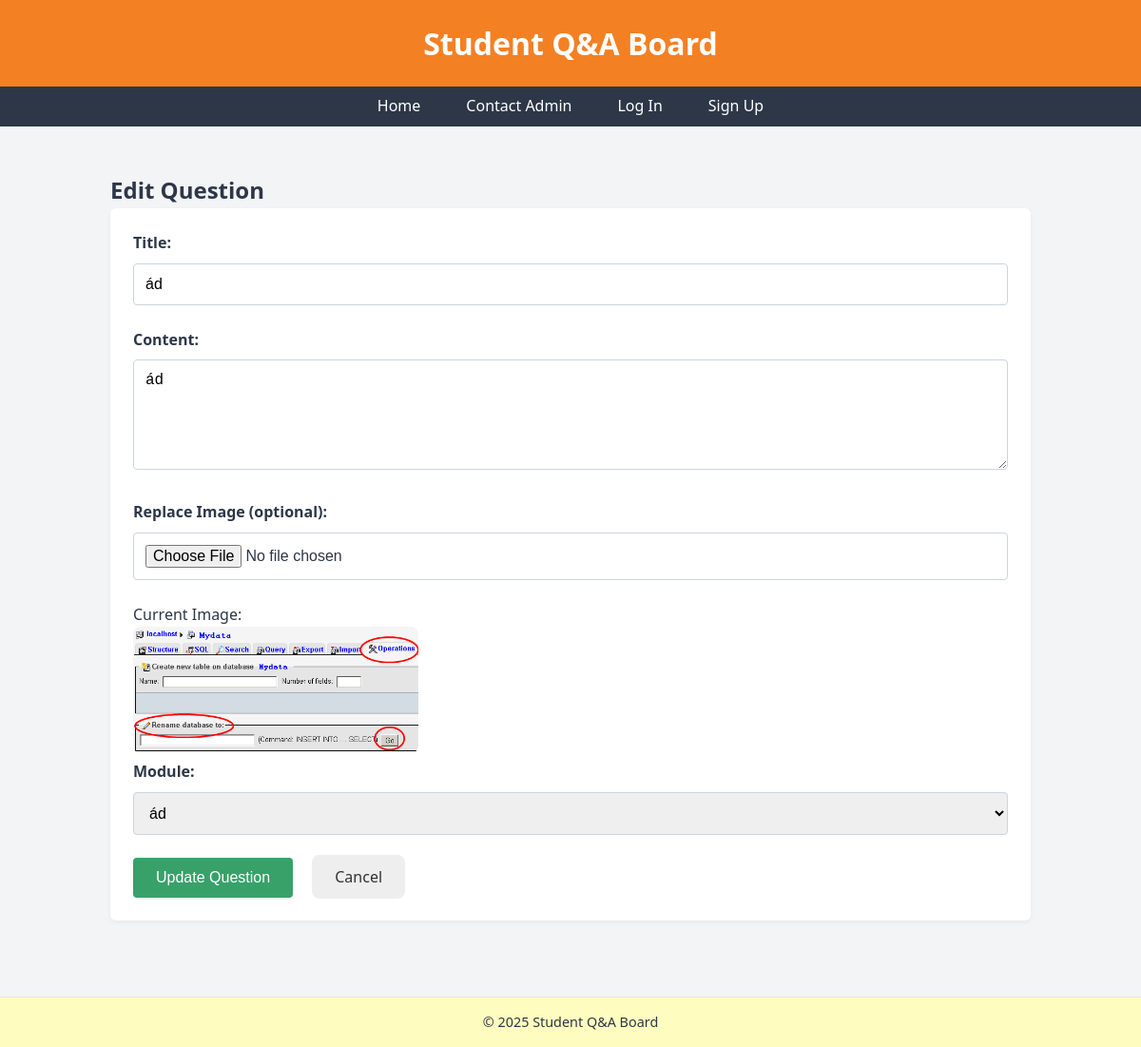
The page /postsmanagement/editquestion.php?id=43 on the database its author committed.
### tables this page shows
CREATE TABLE `questions` (
  `id` int(11) NOT NULL,
  `title` text DEFAULT NULL,
  `content` text DEFAULT NULL,
  `image_path` varchar(255) DEFAULT NULL,
  `date_posted` datetime DEFAULT NULL,
  `user_id` int(11) DEFAULT NULL,
  `module_id` int(11) DEFAULT NULL
);

CREATE TABLE `modules` (
  `id` int(11) NOT NULL,
  `name` varchar(255) DEFAULT NULL
);

### postsmanagement/editquestion.php (called while the page is built, shortened)
<?php
require_once '../includes/DatabaseFunction.php';
$id = $_GET['id'] ?? null;
$modules = $pdo->query('SELECT id, name FROM modules')->fetchAll();
$stmt = $pdo->prepare('SELECT * FROM questions WHERE id = ?');
$stmt->execute([$id]);
$question = $stmt->fetch();
include '../templates/editquestion.html.php';
include '../templates/layout.html.php';

### templates/editquestion.html.php (the view)
<h2>Edit Question</h2>
<form action="../postsmanagement/editquestion.php?id=<?= $question['id'] ?>" method="post" enctype="multipart/form-data">
  <label for="title">Title:</label>
  <input type="text" name="title" id="title" value="<?= htmlspecialchars($question['title']) ?>" required>
  <label for="content">Content:</label>
  <textarea name="content" id="content" rows="5" required><?= htmlspecialchars($question['content']) ?></textarea>
  <label for="image">Replace Image (optional):</label>
  <input type="file" name="image" id="image" accept="image/*">
  <?php if (!empty($question['image_path'])): ?>
    <p>Current Image:</p>
    <img src="/CW_PHPupdate/<?= htmlspecialchars($question['image_path']) ?>" style="max-width: 300px; border-radius: 8px;">
  <?php endif; ?>
  <label for="module_id">Module:</label>
  <select name="module_id" id="module_id" required>
    <?php foreach ($modules as $module): ?>
      <option value="<?= $module['id'] ?>" <?= $module['id'] == $question['module_id'] ? 'selected' : '' ?>><?= htmlspecialchars($module['name']) ?></option>
    <?php endforeach; ?>
  </select>
  <input type="submit" value="Update Question">
  <a href="../corephpfiles/community.php" style="margin-left: 1em; padding: 0.75em 1.5em; background-color: #eee; border-radius: 8px; text-decoration: none; color: #333;">Cancel</a>
</form>

### css/style.css (style rules this page uses)
* { margin: 0; padding: 0; box-sizing: border-box; }
body { font-family: 'Segoe UI', Tahoma, Geneva, Verdana, sans-serif; background-color: #f3f4f6; color: #2d3748; font-size: 16px; line-height: 1.6; }
form { background-color: white; padding: 1.5em; border-radius: 6px; box-shadow: 0 2px 5px rgba(0,0,0,0.05); margin-bottom: 2em; }
label { display: block; margin-bottom: 0.5em; font-weight: bold; }
input[type="text"], input[type="email"], input[type="file"], select, textarea { width: 100%; padding: 0.75em; margin-bottom: 1.5em; border: 1px solid #cbd5e0; border-radius: 4px; font-size: 1em; }
input[type="submit"] { background-color: #38a169; color: white; border: none; padding: 0.75em 1.5em; border-radius: 4px; cursor: pointer; font-size: 1em; }

### rows shown on the page
questions: title "ád", content "ád", image_path (picture), module_id "ád"
